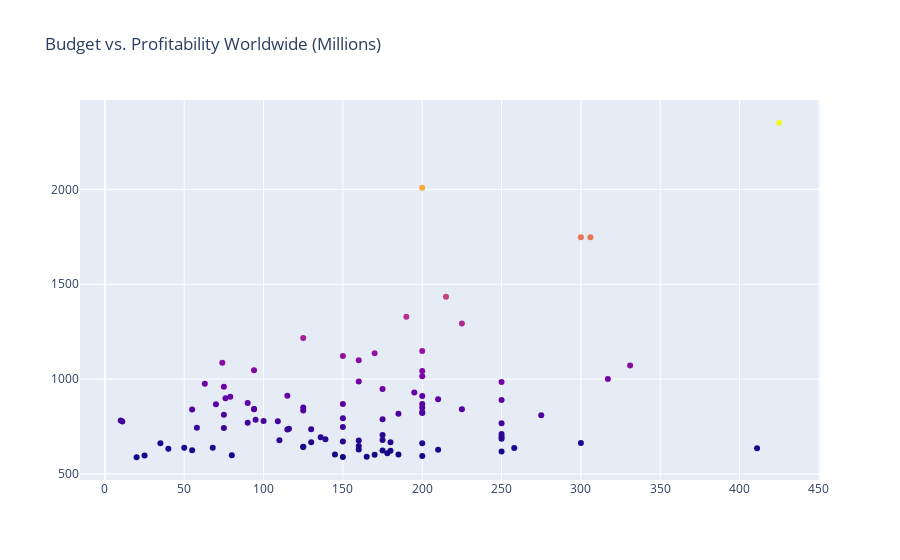

The cell this chart's notebook holds for it:
### Code cell
import plotly.graph_objects as go

data= pd.read_csv("top_int_100")

fig = go.Figure(data=go.Scatter(x=data['production_budget'],
                                y=data['production_profit_worldwide'],
                                mode='markers',
                                marker_color=data['production_profit_worldwide'],
                                text=data['movie'])) # hover text goes here

fig.update_layout(title='Budget vs. Profitability Worldwide (Millions)')
fig.show()

### Figure 1 — Plotly figure (JSON) as saved in the notebook; plotly's stock layout.template omitted (floating-point values rounded to 4 significant figures)
{"data": [{"marker": {"color": [2351, 2008, 1748, 1747, 1434, 1329, 1293, 1217, 1148, 1136, 1122, 1099, 1086, 1072, 1047, 1043, 1015, 1000, 987, 985, 976, 960, 948, 929, 912, 911, 907, 899, 894, 890, 874, 869, 869, 867, 850, 849, 842, 841, 841, 840, 835, 825, 821, 817, 812, 809, 793, 788, 785, 782, 779, 778, 776, 770, 767, 747, 743, 742, 738, 735, 734, 710, 705, 696, 694, 685, 683, 679, 677, 676, 671, 667, 667, 663, 662, 662, 647, 643, 642, 638, 638, 637, 635, 633, 629, 627, 625, 623, 622, 618, 609, 602, 602, 601, 598, 597, 595, 591, 589, 588]}, "mode": "markers", "text": ["Avatar", "Titanic", "Avengers: Infinity War", "Star Wars Ep. VII: The Force Awakens", "Jurassic World", "Furious 7", "The Avengers", "Harry Potter and the Deathly Hallows: Part II", "Black Panther", "Jurassic World: Fallen Kingdom", "Frozen", "Beauty and the Beast", "Minions", "Avengers: Age of Ultron", "The Lord of the Rings: The Return of the King", "Incredibles 2", "Iron Man 3", "Star Wars Ep. VIII: The Last Jedi", "Aquaman", "The Fate of the Furious", "Jurassic Park", "Despicable Me 3", "Captain Marvel", "Transformers: Dark of the Moon", "Star Wars Ep. I: The Phantom Menace", "Skyfall", "The Lion King", "Despicable Me 2", "Transformers: Age of Extinction", "Captain America: Civil War", "Jumanji: Welcome to the Jungle", "Zootopia", "Toy Story 3", "Shrek 2", "Harry Potter and the Sorcererâs Stone", "Rogue One: A Star Wars Story", "Finding Nemo", "Pirates of the Caribbean: Dead Manâs Chest", "The Lord of the Rings: The Two Towers", "Bohemian Rhapsody", "Harry Potter and the Deathly Hallows: Part I", "Alice in Wonderland", "Finding Dory", "The Dark Knight", "The Secret Life of Pets", "The Dark Knight Rises", "Harry Potter and the Order of the Phoenix", "The Jungle Book", "Ice Age: Continental Drift", "ET: The Extra-Terrestrial", "Harry Potter and the Chamber of Secrets", "The Lord of the Rings: The Fellowship of the Ring", "Star Wars Ep. IV: A New Hope", "Ice Age: Dawn of the Dinosaurs", "The Hobbit: An Unexpected Journey", "Harry Potter and the Goblet of Fire", "Deadpool", "Independence Day", "Venom", "The Hunger Games: Catching Fire", "Star Wars Ep. III: Revenge of the Sith", "The Hobbit: The Desolation of Smaug", "Spider-Man: Homecoming", "The Hobbit: The Battle of the Five Armies", "The Twilight Saga: Breaking Dawn, Part 2", "Harry Potter and the Half-Blood Prince", "Spider-Man", "Inside Out", "Deadpool 2", "Inception", "Wonder Woman", "Thor: Ragnarok", "Harry Potter and the Prisoner of Azkaban", "Pirates of the Caribbean: At Worldâs End", "It", "Guardians of the Galaxy Vol 2", "Shrek the Third", "The Da Vinci Code", "The Hunger Games: Mockingjay - Part 1", "The Twilight Saga: Eclipse", "The Twilight Saga: New Moon", "Spider-Man 3", "Pirates of the Caribbean: On Stranger Tides", "The Sixth Sense", "Fast and Furious 6", "Transformers: Revenge of the Fallen", "Forrest Gump", "Coco", "Fantastic Beasts and Where to Find Them", "Batman v Superman: Dawn of Justice", "Mission: ImpossibleâFallout", "Madagascar 3: Europe's Most Wanted", "Indiana Jones and the Kingdom of the Crystal Skull", "Guardians of the Galaxy", "The Hunger Games", "The Passion of the Christ", "Spider-Man 2", "Shrek Forever After", "The Matrix Reloaded", "Beauty and the Beast"], "type": "scatter", "x": [425, 200, 300, 306, 215, 190, 225, 125, 200, 170, 150, 160, 74, 331, 94, 200, 200, 317, 160, 250, 63, 75, 175, 195, 115, 200, 79, 76, 210, 250, 90, 150, 200, 70, 125, 200, 94, 225, 94, 55, 125, 200, 200, 185, 75, 275, 150, 175, 95, 10, 100, 109, 11, 90, 250, 150, 58, 75, 116, 130, 115, 250, 175, 250, 136, 250, 139, 175, 110, 160, 150, 180, 130, 300, 35, 200, 160, 125, 125, 68, 50, 258, 411, 40, 160, 210, 55, 175, 180, 250, 178, 145, 185, 170, 80, 25, 200, 165, 150, 20], "y": [2351, 2008, 1748, 1747, 1434, 1329, 1293, 1217, 1148, 1136, 1122, 1099, 1086, 1072, 1047, 1043, 1015, 1000, 987, 985, 976, 960, 948, 929, 912, 911, 907, 899, 894, 890, 874, 869, 869, 867, 850, 849, 842, 841, 841, 840, 835, 825, 821, 817, 812, 809, 793, 788, 785, 782, 779, 778, 776, 770, 767, 747, 743, 742, 738, 735, 734, 710, 705, 696, 694, 685, 683, 679, 677, 676, 671, 667, 667, 663, 662, 662, 647, 643, 642, 638, 638, 637, 635, 633, 629, 627, 625, 623, 622, 618, 609, 602, 602, 601, 598, 597, 595, 591, 589, 588]}], "layout": {"title": {"text": "Budget vs. Profitability Worldwide (Millions)"}}}
